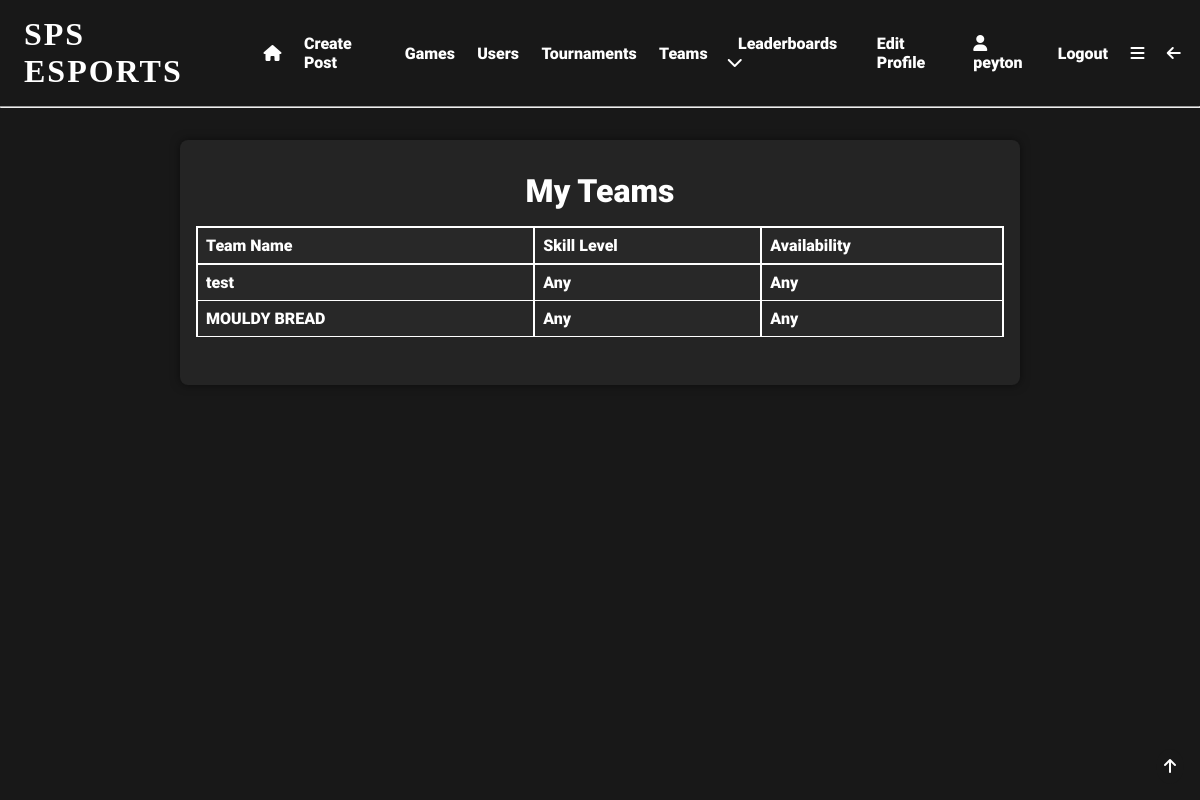
Screenshot of /my_teams (signed in) with the database file from the repository.
### app/models.py (models this page shows, shortened)
class User(UserMixin, db.Model):
    user_id = db.Column(db.Integer, primary_key=True)
    username = db.Column(db.String(64), index=True, unique=True)
    email = db.Column(db.String(120), index=True, unique=True)
    password_hash = db.Column(db.String(128), nullable=False)
    pfp = db.Column(db.String(140))
    user_bio = db.Column(db.String(140), default='New to SPS eSports!!!')
    pronouns = db.Column(db.String(64), nullable=True)
    skill_level = db.Column(db.String(64), default='Unsure')
    role = db.Column(db.String(64))
    grade = db.Column(db.String(64), nullable=True, default='Unsure')
    availability = db.Column(db.String(140), default='Unsure')
    teams = db.relationship('Teams', back_populates='user')
    team_users = db.relationship('TeamUsers', back_populates='user')
    posts = db.relationship('Posts', back_populates='user')
    likes = db.relationship('Likes', back_populates='user')
    tournaments = db.relationship('Tournaments', back_populates='user')
    favourite_games = db.relationship('FavouriteGames', back_populates='user')
    tournament_users = db.relationship('TournamentUsers', back_populates='user')
    comments = db.relationship('Comments', back_populates='user')
    matches = db.relationship('Matches', back_populates='user')
    match_users = db.relationship('MatchUsers', back_populates='user')
    following = db.relationship('Following', backref='user', foreign_keys='Following.user_id')
    followed = db.relationship('Following', foreign_keys='Following.following_id')
    sponsor = db.relationship('SponsoredUsers', backref='user', foreign_keys='SponsoredUsers.sponsor_id')
    sponsored = db.relationship('SponsoredUsers', foreign_keys='SponsoredUsers.sponsored_id')

class Teams(db.Model):
    team_id = db.Column(db.Integer, primary_key=True, index=True, unique=True, nullable=False)
    team_name = db.Column(db.String(64), index=True, unique=True)
    team_description = db.Column(db.String(140), default='New Team!!!')
    limit = db.Column(db.Integer, default=5)
    availability = db.Column(db.String(140), nullable=True)
    skill_level = db.Column(db.String(64), nullable=True)
    admin_id = db.Column(db.Integer, db.ForeignKey('user.user_id'), name='fk_admin_id')
    user = db.relationship('User', back_populates='teams')
    team_users = db.relationship('TeamUsers', back_populates='team')
    practises = db.relationship('Practises', back_populates='team')

### app/routes.py (the view)
@app.route('/my_teams', methods=['GET', 'POST'])
@login_required
def my_teams():
    user = current_user
    team_users = TeamUsers.query.filter_by(user_id=user.user_id).all()
    teams = []
    for team_user in team_users:
        team = Teams.query.filter_by(team_id=team_user.team_id).first()
        teams.append(team)
    return render_template('my_teams.html', title="My Teams", teams=teams)

### app/models.py (called while the page is built)
@login.user_loader
def load_user(user_id):
    return User.query.get(int(user_id))  # returns the user id as an integer

### app/templates/my_teams.html
{% extends 'base.html' %}
{% block content %}
<div class="centre">
  <div class="gen-container">
    <div class="info-table">
      <h1>My Teams</h1>
      {% if teams %}
      <table>
        <tr>
          <th>Team Name</th>
          <th>Skill Level</th>
          <th>Availability</th>
        </tr>
        {% for team in teams %}
        <tr>
          <td>{{ team.team_name }}</td>
          <td>{{ team.skill_level }}</td>
          <td>{{ team.availability }}</td>
        </tr>
        {% endfor %}
      </table>
      {% else %}
      <p>You are not in any teams</p>
      <a href="{{ url_for('team_search') }}"><i class="fa-solid fa-magnifying-glass"></i>   Search for teams to join</a>
      {% endif %}
    </div>
  </div>
</div>
{% endblock %}

### app/templates/base.html (shortened to what this page needs)
<!DOCTYPE html>
<html lang="en">
<head>
    <link rel="stylesheet" href="{{ url_for('static', filename='css/styles.css') }}">
</head>
<body>
  <div id="top" class="header">
      {% if current_user.is_anonymous %}
        <h1 onclick="location.href='login'">SPS ESPORTS</h1>
        <a href="{{ url_for('login') }}">Login</a>
        <a href="{{ url_for('register') }}">Register</a>
      {% else %}
        <h1 onclick="location.href='{{url_for('index')}}'">SPS ESPORTS</h1>
        <a href="{{ url_for('index') }}"><i class="fa-solid fa-house"></i></a>
        <a href="{{ url_for('create_post') }}">Create Post</a>
        <a href="{{ url_for('search') }}">Games</a>
        <a href="{{ url_for('user_search') }}">Users</a>
        <a href="{{ url_for('tournament_search') }}">Tournaments</a>
        <a href="{{url_for('team_search')}}">Teams</a>
        <div class="expand">
            <div class="expand-button">
                <a href="javascript:showDropdown()">Leaderboards  <i class="fa-solid fa-chevron-down"></i></a>
            </div>
        </div>
        <a href="{{ url_for('edit_profile') }}">Edit Profile</a>
        <a href="{{ url_for('user', username=current_user.username) }}"><i class="fa-solid fa-user"></i>   {{current_user.username}}</a>
        <a href="{{ url_for('logout') }}">Logout</a>
        <a href="javascript:showNavBar()"><i class="fa-solid fa-bars"></i></a>
        <a href="javascript:window.history.back();"><i class="fa-solid fa-arrow-left"></i></a>
      {% endif %}
  </div>
    <hr>
  <div class="topbutton">
    <a href="#top"><i class="fa-solid fa-arrow-up"></i></a>
  </div>
{% block content %} {% endblock %}
</body>
</html>

### app/static/css/styles.css (style rules this page uses)
* { margin: 0; padding: 0; box-sizing: border-box; scroll-behavior: smooth; scrollbar-width: thin; scrollbar-color: white var(--bg); }
body { background: var(--bg); color: white; }
:root { --accent: #e81c29; --bg: #181818; --bg2: #282828; --lightbg: rgba(255,255,255,0.05); }
.header { display:flex; align-items: center; padding: 1em 0.5em; }
.header a { padding: 0em 0.7em; font-family: 'Roboto'; font-size: 1em; text-decoration: none; transition: 0.5s; position: relative; transition: 0.3s; color: white; }
.header a::before { content: ''; position: absolute; width: 100%; height: 2px; left: 0; bottom: -2px; background-color: var(--accent); transform-origin: right; transform: scaleX(0); transition: transform 0.3s; }
.header h1 { box-shadow: inset 0 0 0 0 var(--bg); font-family: 'Nausea'; letter-spacing: 2px; padding: 0 0.5em; position: relative; transition: color 0.3s ease-in-out, box-shadow 0.3s ease-in-out; }
.expand { font-family: 'Roboto'; padding: 0.5em; position: relative; }
h1 { font-family: 'Roboto'; font-size: 2em; }
.centre h1 { text-align: center; }
.topbutton { position: fixed; bottom: 1em; right: 1em; padding: 0.5em; border-radius: 50%; background-color: var(--bg); color: white; font-family: 'Roboto'; font-size: 1em; transition: 0.5s; }
a { color: white; text-decoration: none; transition: 0.5s; padding: 0.5em 0; position: relative; font-family: 'Roboto'; }
a::before { content: ''; position: absolute; width: 100%; height: 2px; left: 0; bottom: -2px; background-color: var(--accent); transform-origin: right; transform: scaleX(0); transition: transform 0.3s; }
.centre { display: flex; flex-flow: row wrap; align-items: center; justify-content: center; width: 100%; margin: 1em 0; }
.info-table { display: flex; flex-flow: column wrap; align-items: center; justify-content: center; width: 100%; margin: 1em 0; font-family: 'Roboto'; }
.info-table table { width: 100%; border-collapse: collapse; margin: 1em 0; text-align: left; }
.info-table th { padding: 0.5em; border: 2px solid white; background-color: var(--bg2); }
.info-table td { padding: 0.5em; border: 1px solid white; border-right: 2px solid white; border-left: 2px solid white; background-color: var(--bg2); }
.gen-container { display: flex; flex-flow: column wrap; align-items: center; justify-content: center; width: 70%; margin: 1em 0; font-family: 'Roboto'; background-color: var(--lightbg); padding: 1em; border-radius: 0.5em; box-shadow: 0 0 10px 0 rgba(0,0,0,0.5); }

### rows the page displays
User: username "peyton"
Teams: team_name "test", skill_level "Any", availability "Any"
Teams: team_name "MOULDY BREAD", skill_level "Any", availability "Any"
